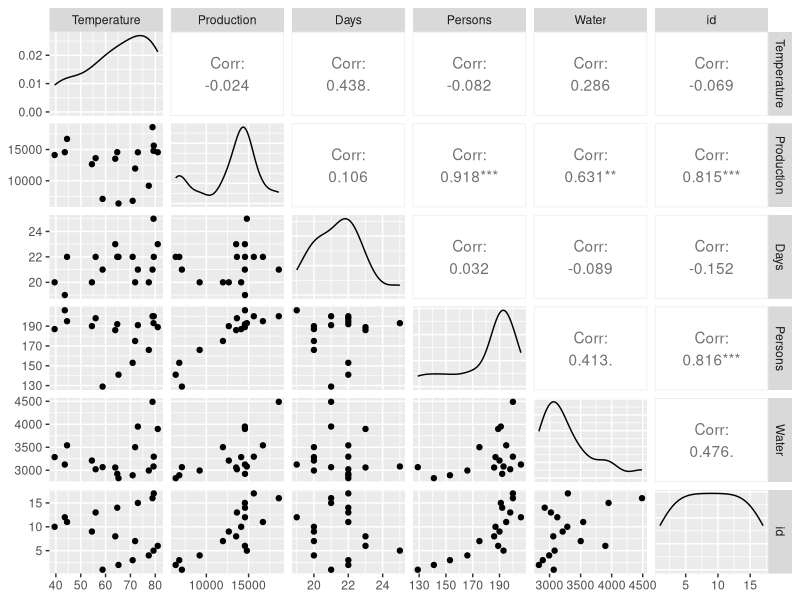

Source code (R): (Note: this script raises an error after producing the figure.)
## ---- chunk 1
# I set some GLOBAL R chunk options here.
#   (to hide this message add "echo=FALSE" to the code chunk options)

knitr::opts_chunk$set(comment = NA, message = FALSE, warning = FALSE, width = 100)
knitr::opts_chunk$set(fig.align = "center", fig.height = 4, fig.width = 6)
## ---- chunk 2
library(tidyverse)

# First, download the data to your computer,
#   save in the same folder as this Rmd file.



# read the data
dat_water <- read_csv("ADA2_HW_04_water.csv")
str(dat_water)
#dat_water

# Add an ID column
dat_water <-
  dat_water %>%
  mutate(
    id = 1:n()
    
  )




## ---- chunk 3
library(ggplot2)
library(GGally)
p <- ggpairs(dat_water)
print(p)
## ---- chunk 4
# http://www.inside-r.org/packages/cran/GGally/docs/ggparcoord
library(ggplot2)
library(GGally)

# univariate min/max scaling
p_uniminmax <-
  ggparcoord(
    data = dat_water
  , columns = c(5, 2, 4, 1, 3) #1:5
  , groupColumn = 5 # color (pick the response)
  #, order = "anyClass"
  , scale = "uniminmax" # "uniminmax". "globalminmax"
  , showPoints = FALSE
  , title = "Parallel Coordinate Plot for the Water Data"
  #, alphaLines = 1/3
  #, shadeBox = "white"
  #, boxplot = TRUE
  ) + theme_bw()
print(p_uniminmax)
## ---- chunk 5
# fit the simple linear regression model
#lm_w_tpdp <- lm(Water ~ Temperature + Production + Days + Persons, data = dat_water)
lm_w_tpd <- lm(Water ~ Temperature + Production + Days, data = dat_water)
## ---- chunk 6
# plot diagnistics
par(mfrow=c(3,3))
plot(lm_w_tpd, which = c(1,4,6))

plot(dat_water$Temperature, lm_w_tpd$residuals, main="Residuals vs Temperature")
  # horizontal line at zero
  abline(h = 0, col = "gray75")

plot(dat_water$Production, lm_w_tpd$residuals, main="Residuals vs Production")
  # horizontal line at zero
  abline(h = 0, col = "gray75")

plot(dat_water$Days, lm_w_tpd$residuals, main="Residuals vs Days")
  # horizontal line at zero
  abline(h = 0, col = "gray75")

# plot(dat_water$Persons, lm_w_tpd$residuals, main="Residuals vs Persons")
#   # horizontal line at zero
#   abline(h = 0, col = "gray75")

# Normality of Residuals
library(car)
qqPlot(lm_w_tpd$residuals, las = 1, id = list(n = 3), main="QQ Plot")

# residuals vs order of data
plot(lm_w_tpd$residuals, main="Residuals vs Order of data")
  # horizontal line at zero
  abline(h = 0, col = "gray75")
## ---- chunk 7
# read the data
dat_water <- read_csv("ADA2_HW_04_water.csv")
str(dat_water)
#dat_water

# Add an ID column
dat_water <-
  dat_water %>%
  mutate(
    id = 1:n()
  )%>%
  filter(
    !(id==16)
  )

## ---- chunk 8
# fit the simple linear regression model
#lm_w_tpdp <- lm(Water ~ Temperature + Production + Days + Persons, data = dat_water)
lm_w_tpd <- lm(Water ~ Temperature + Production + Days, data = dat_water)
## ---- chunk 9
# plot diagnistics
par(mfrow=c(3,3))
plot(lm_w_tpd, which = c(1,4,6))

plot(dat_water$Temperature, lm_w_tpd$residuals, main="Residuals vs Temperature")
  # horizontal line at zero
  abline(h = 0, col = "gray75")

plot(dat_water$Production, lm_w_tpd$residuals, main="Residuals vs Production")
  # horizontal line at zero
  abline(h = 0, col = "gray75")

plot(dat_water$Days, lm_w_tpd$residuals, main="Residuals vs Days")
  # horizontal line at zero
  abline(h = 0, col = "gray75")

# plot(dat_water$Persons, lm_w_tpd$residuals, main="Residuals vs Persons")
#   # horizontal line at zero
#   abline(h = 0, col = "gray75")

# Normality of Residuals
library(car)
qqPlot(lm_w_tpd$residuals, las = 1, id = list(n = 3), main="QQ Plot")

# residuals vs order of data
plot(lm_w_tpd$residuals, main="Residuals vs Order of data")
  # horizontal line at zero
  abline(h = 0, col = "gray75")
## ---- chunk 10
library(car)
avPlots(lm_w_tpd, id.n=3)
## ---- chunk 11
# use summary() to get t-tests of parameters (slope, intercept)
summary(lm_w_tpd)
## ---- chunk 12
## Aside: While I generally recommend against 3D plots for a variety of reasons,
## so you can visualize the surface fit in 3D, here's a 3D version of the plot.
## I will point out a feature in this plot that we would't see in other plots
## and would typically only be detected by careful consideration
## of a "more complicated" second-order model that includes curvature.

# library(rgl)
# library(car)
# scatter3d(Water ~ Temperature + Production, data = dat_water)
## ---- chunk 13
# ggplot: Plot the data with linear regression fit and confidence bands
library(ggplot2)
p1 <- ggplot(dat_water, aes(x = Temperature, y = Water, label = id))
p1 <- p1 + geom_point(aes(colour = Production), size=3)
# plot labels next to points
p1 <- p1 + geom_text(hjust = 0.5, vjust = -0.5, alpha = 1/2)
# plot regression line and confidence band
p1 <- p1 + geom_smooth(method = lm)
p1 <- p1 + labs(title="Selling Water by Temperature with colored Production")
#print(p1)

library(ggplot2)
p2 <- ggplot(dat_water, aes(x = Temperature, y = Water, label = id))
p2 <- p2 + geom_point(aes(colour = Days), size=3)
# plot labels next to points
p2 <- p2 + geom_text(hjust = 0.5, vjust = -0.5, alpha = 1/2)
# plot regression line and confidence band
p2 <- p2 + geom_smooth(method = lm)
p2 <- p2 + labs(title="Selling Water by Temperature with colored Days")

library(ggplot2)
p3 <- ggplot(dat_water, aes(x = Production, y = Water, label = id))
p3 <- p3 + geom_point(aes(colour = Days), size=3)
# plot labels next to points
p3 <- p3 + geom_text(hjust = 0.5, vjust = -0.5, alpha = 1/2)
# plot regression line and confidence band
p3 <- p3 + geom_smooth(method = lm)
p3 <- p3 + labs(title="Selling Water by Production with colored Days")
#print(p3)

library(gridExtra)
grid.arrange(grobs = list(p1, p2, p3), nrow=1)
